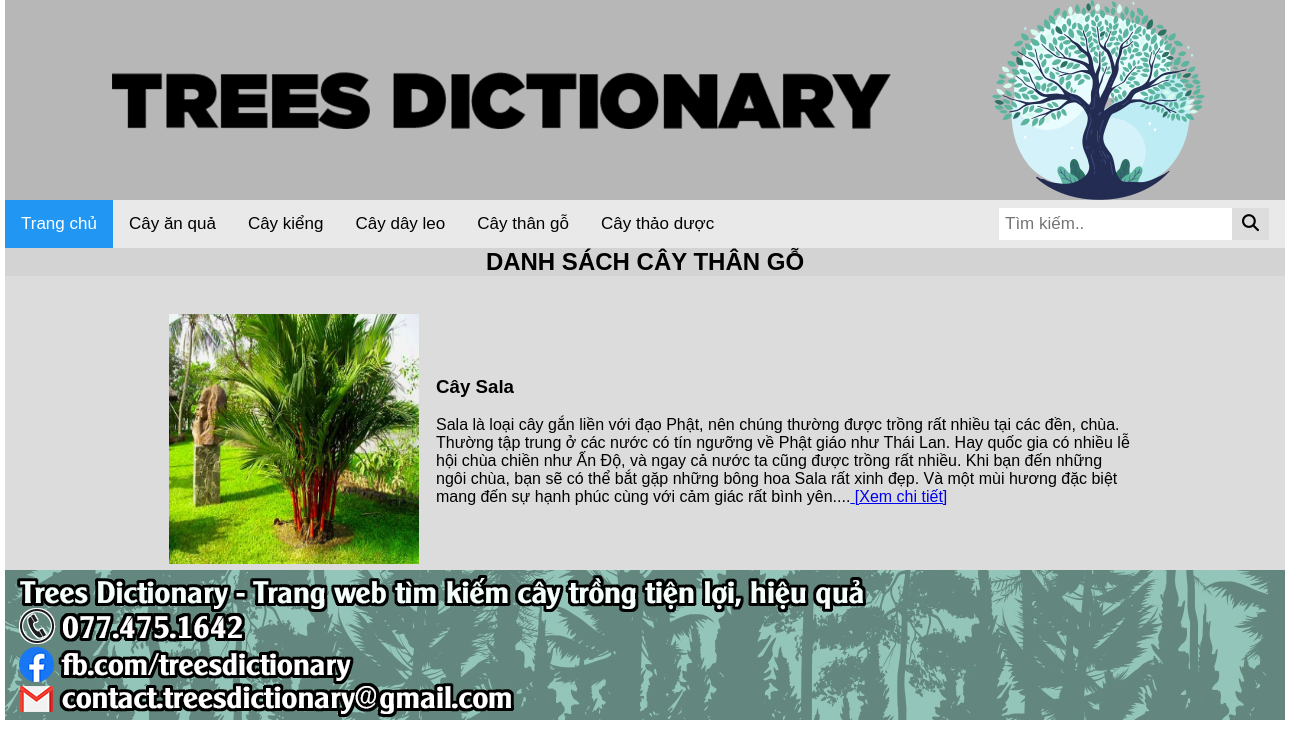
Screenshot of /ds_trees_l4_homepage.php with the database file from the repository.
### tables this page shows
CREATE TABLE `db_trees` (
  `Mact` int(11) NOT NULL,
  `Tencay` varchar(200) NOT NULL,
  `Dacdiem` text NOT NULL,
  `Loaicay` varchar(200) NOT NULL,
  `Cachchamsoc` text NOT NULL,
  `Hinh` varchar(500) NOT NULL,
  `Motacay` text NOT NULL,
  `Luottruycap` int(200) NOT NULL
);

### ds_trees_l4_homepage.php (the view, shortened to what this page needs)
<!DOCTYPE html>
<html>
<head>
</head>
<link rel="stylesheet" href="homepage.css">
<link href="css/ads.css" rel="stylesheet" type="text/css">
<body>
<div id="wrapper">
        <div id="header"></div>
        <div id="menu">
            <div class="topnav">
            <a class="active" href="testindex.php">Trang chủ</a>
                <a href="ds_trees_l1_homepage.php">Cây ăn quả</a>
                <a href="ds_trees_l2_homepage.php">Cây kiểng</a>
                <a href="ds_trees_l3_homepage.php">Cây dây leo</a>
                <a href="ds_trees_l4_homepage.php">Cây thân gỗ</a>
                <a href="ds_trees_l5_homepage.php">Cây thảo dược</a>
                <div class="search-container">
                <form action="search_page.php" method ="GET" onsubmit="return signup()">
                    <input type="text" placeholder="Tìm kiếm.." name="search" onkeyup="showResult(this.value)">
                    <button type="submit"><i class="fa fa-search"></i></i></button>
                     </form>
                </div>
            </div>
    </div>
<div class="adfloat" id="divBannerFloatLeft">
 <p><a href="http://hocwebgiare.com/" target="_blank"><img src="http://hocwebgiare.com/images/left_banner.png" alt=""></a>
 </p>
</div>
<div class="adfloat" id="divBannerFloatRight">
 <p><a href="http://hocwebgiare.com/" target="_blank"><img src="http://hocwebgiare.com/images/right_banner.jpg" alt=""></a>
 </p>
</div>
    <div id="ten-content">
        <h2><center>DANH SÁCH CÂY THÂN GỖ</center></h2>
    </div>
    <div id="content">
    <?php
include "connect.php";
echo "<table >" ;
foreach ($sql = $con->query("SELECT * FROM db_trees WHERE Loaicay='Thân gỗ' ") as $value){
    echo "<tr id='tr'>
    <td id='link' ><img src='".$value['Hinh']."'></td>
    <td style='width:700px'><h3>".$value['Tencay']."</h3></br> ".$value['Dacdiem']."...<a href =detail_trees.php?id=".$value['Mact']."> [Xem chi tiết]</a></td>
    </tr>";
    }
  echo "</table>";
 ?>
</div>
<div id="footer">
    </div>
</body>
</html>

### homepage.css (style rules this page uses)
td img { width: 250px; height: 250px; }
* { margin: auto; padding: 0; }
#footer { width: 1280px; height: 150px; background-image: url("./hinhanh/footer.jpg"); }
#wrapper { width: 1280px; }
#header { height: 200px; width: 1280px; background-image: url("./hinhanh/banner.jpg"); }
body { margin: 0; font-family: Arial, Helvetica, sans-serif; }
.topnav { overflow: hidden; background-color: #e9e9e9; }
.topnav a { float: left; display: block; color: black; text-align: center; padding: 14px 16px; text-decoration: none; font-size: 17px; }
.topnav a.active { background-color: #2196F3; color: white; }
.topnav .search-container { float: right; }
.topnav input[type=text] { padding: 6px; margin-top: 8px; font-size: 17px; border: none; }
.topnav .search-container button { float: right; padding: 6px 10px; margin-top: 8px; margin-right: 16px; background: #ddd; font-size: 17px; border: none; cursor: pointer; }
#content { background-color: gainsboro; }
#ten-content { background-color: lightgray; }
td { padding-left: 15px; }

### css/ads.css (style rules this page uses)
#divBannerFloatLeft { width: 120px; line-height:30px; position: fixed;overflow:hidden; left:0px !important; }
#divBannerFloatRight { width: 120px; line-height:30px; position: fixed;overflow:hidden;right:0px !important; }

### ds_trees_l4_homepage.php (style rules this page uses)
#link { text-align:center; }

### rows the page displays
db_trees: Hinh (picture), Tencay "Cây Sala", Dacdiem "Sala là loại cây gắn liền với đạo Phật, nên chúng thường được trồng rất nhiều tại các đền, chùa. Thường tập trung ở các nước có tín ngưỡng về Phật giáo như Thái Lan. Hay quốc gia có nhiều lễ hội chùa chiền như Ấn Độ, và ngay cả nước ta cũng được trồng rất nhiều. Khi bạn đến những ngôi chùa, bạn sẽ có thể bắt gặp những bông hoa Sala rất xinh đẹp. Và một mùi hương đặc biệt mang đến sự hạnh phúc cùng với cảm giác rất bình yên."
